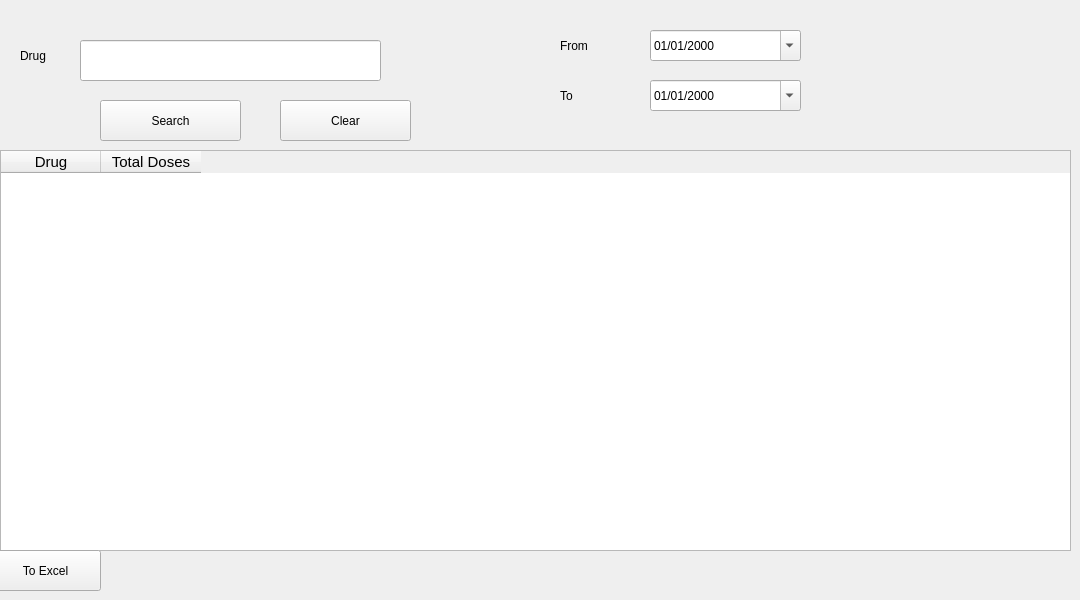
      <widget class="QWidget" name="tab_6">
       <attribute name="title">
        <string>Search For Drug</string>
       </attribute>
       <widget class="QDateEdit" name="dateEdit_4">
        <property name="geometry">
         <rect>
          <x>650</x>
          <y>30</y>
          <width>151</width>
          <height>31</height>
         </rect>
        </property>
        <property name="layoutDirection">
         <enum>Qt::LeftToRight</enum>
        </property>
        <property name="alignment">
         <set>Qt::AlignLeading|Qt::AlignLeft|Qt::AlignVCenter</set>
        </property>
        <property name="displayFormat">
         <string>dd/MM/yyyy</string>
        </property>
        <property name="calendarPopup">
         <bool>true</bool>
        </property>
       </widget>
       <widget class="QLabel" name="label_17">
        <property name="geometry">
         <rect>
          <x>20</x>
          <y>40</y>
          <width>131</width>
          <height>31</height>
         </rect>
        </property>
        <property name="text">
         <string>Drug</string>
        </property>
       </widget>
       <widget class="QLabel" name="label_15">
        <property name="geometry">
         <rect>
          <x>560</x>
          <y>30</y>
          <width>51</width>
          <height>31</height>
         </rect>
        </property>
        <property name="text">
         <string>From</string>
        </property>
       </widget>
       <widget class="QTableWidget" name="tableWidget_3">
        <property name="geometry">
         <rect>
          <x>0</x>
          <y>150</y>
          <width>1071</width>
          <height>401</height>
         </rect>
        </property>
        <property name="font">
         <font>
          <pointsize>11</pointsize>
         </font>
        </property>
        <property name="layoutDirection">
         <enum>Qt::LeftToRight</enum>
        </property>
        <column>
         <property name="text">
          <string>Drug</string>
         </property>
        </column>
        <column>
         <property name="text">
          <string>Total Doses</string>
         </property>
        </column>
       </widget>
       <widget class="QLabel" name="label_16">
        <property name="geometry">
         <rect>
          <x>560</x>
          <y>80</y>
          <width>51</width>
          <height>31</height>
         </rect>
        </property>
        <property name="text">
         <string>To</string>
        </property>
       </widget>
       <widget class="QLineEdit" name="lineEdit_9">
        <property name="geometry">
         <rect>
          <x>80</x>
          <y>40</y>
          <width>301</width>
          <height>41</height>
         </rect>
        </property>
        <property name="font">
         <font>
          <pointsize>13</pointsize>
         </font>
        </property>
       </widget>
       <widget class="QPushButton" name="pushButton_7">
        <property name="geometry">
         <rect>
          <x>-10</x>
          <y>550</y>
          <width>111</width>
          <height>41</height>
         </rect>
        </property>
        <property name="text">
         <string>To Excel</string>
        </property>
       </widget>
       <widget class="QPushButton" name="pushButton_10">
        <property name="geometry">
         <rect>
          <x>100</x>
          <y>100</y>
          <width>141</width>
          <height>41</height>
         </rect>
        </property>
        <property name="text">
         <string>Search</string>
        </property>
        <property name="shortcut">
         <string>F10</string>
        </property>
       </widget>
       <widget class="QDateEdit" name="dateEdit_3">
        <property name="geometry">
         <rect>
          <x>650</x>
          <y>80</y>
          <width>151</width>
          <height>31</height>
         </rect>
        </property>
        <property name="displayFormat">
         <string>dd/MM/yyyy</string>
        </property>
        <property name="calendarPopup">
         <bool>true</bool>
        </property>
       </widget>
       <widget class="QPushButton" name="pushButton_20">
        <property name="geometry">
         <rect>
          <x>280</x>
          <y>100</y>
          <width>131</width>
          <height>41</height>
         </rect>
        </property>
        <property name="text">
         <string>Clear</string>
        </property>
       </widget>
      </widget>
